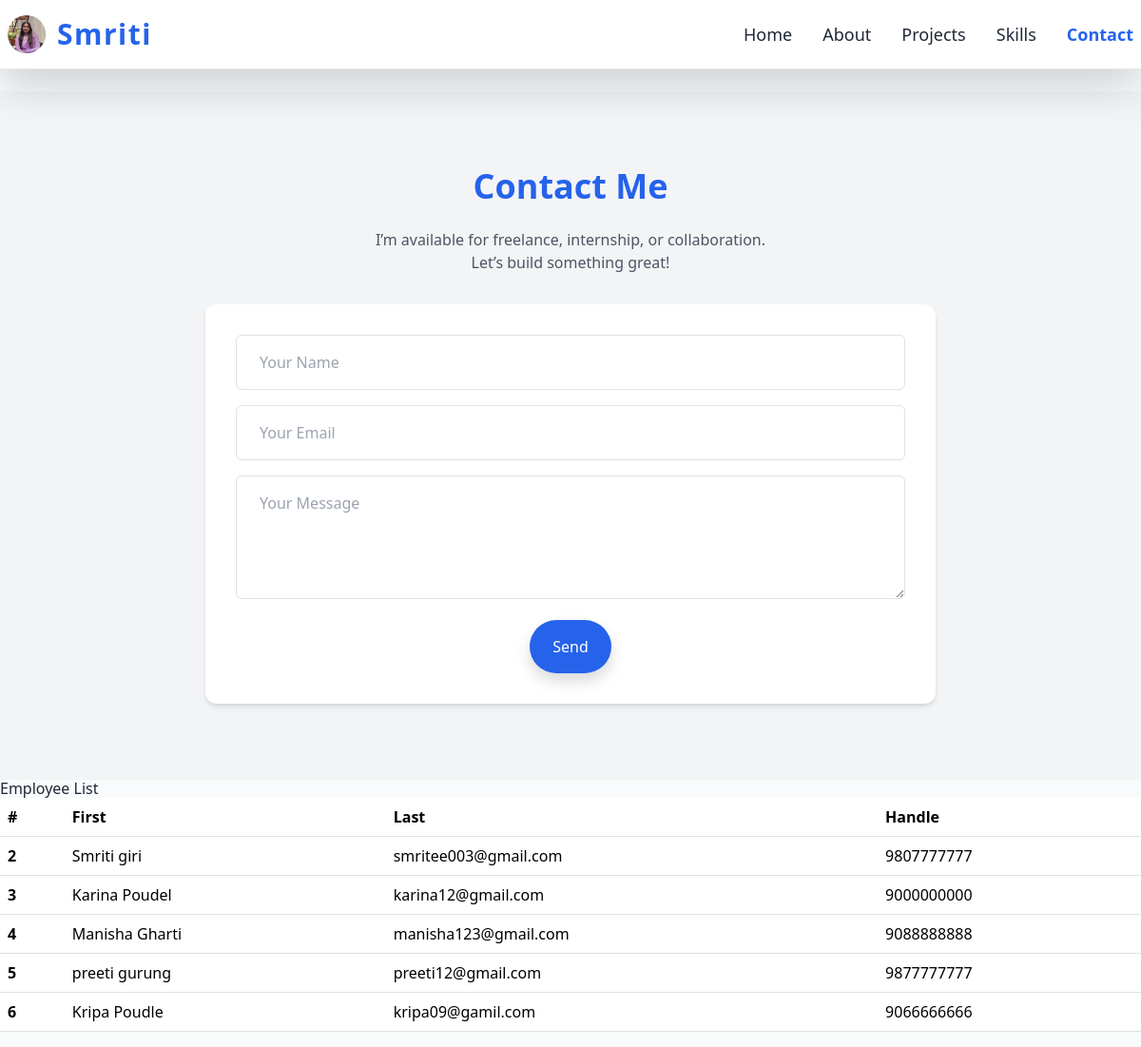
The app's page /contact/, older data.
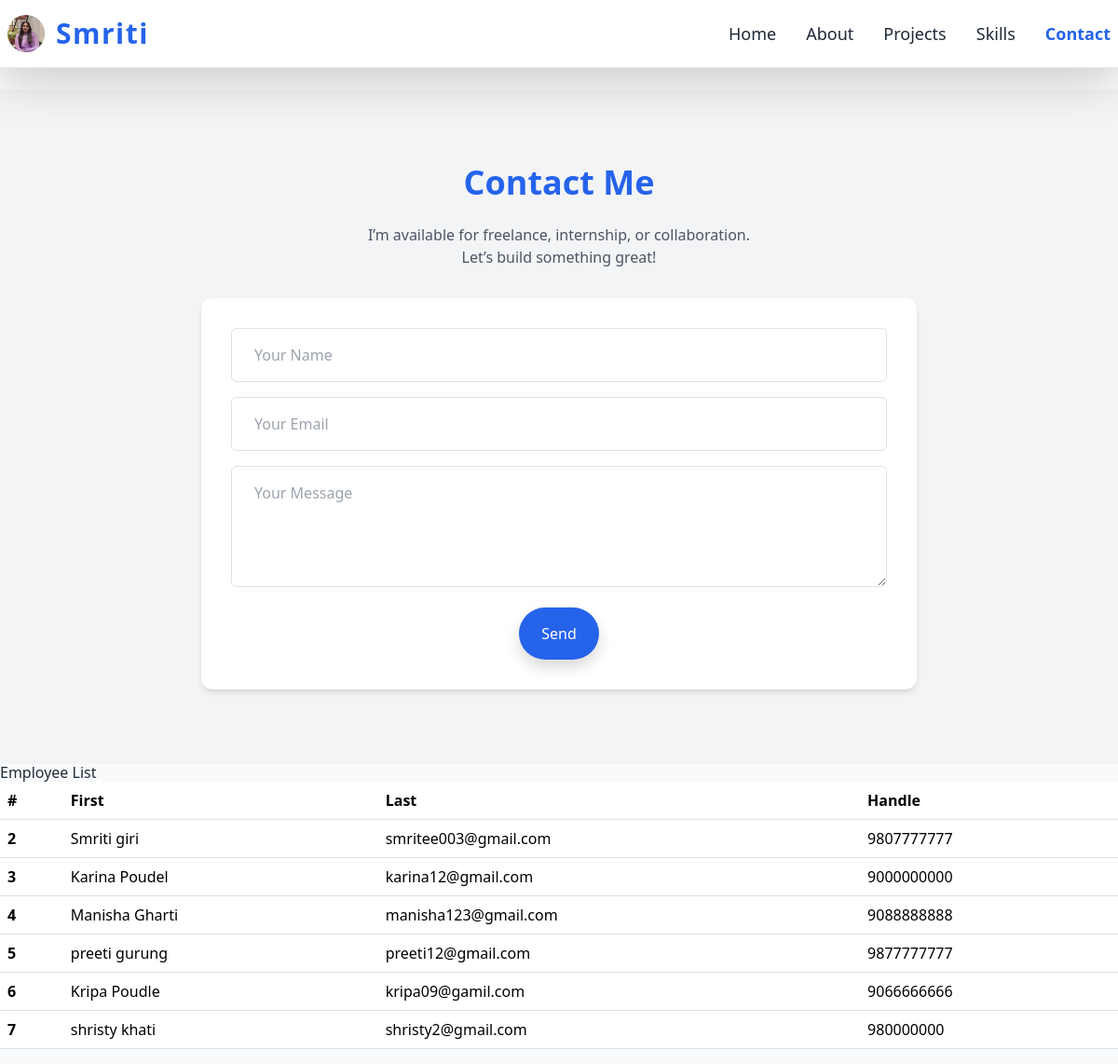
The same page, newer data.
### employee/models.py (models this page shows)
class Employee(models.Model):
    first_name = models.CharField(max_length=100)
    middle_name = models.CharField(max_length=100, blank=True)
    last_name = models.CharField(max_length=100)
    email = models.EmailField(max_length=100, unique=True)
    phone_number = models.CharField(max_length=12, blank=True)
    image = models.ImageField(upload_to='images')
    def __str__(self):
        return self.first_name

### mysite/views.py (the view)
# urls.py: path("contact/",views.contact,name="contact"),
def contact(request):
    employee = Employee.objects.all()
    context = {
        "employee": employee
    }
    print("data from view",employee)
    return render (request,"contact.html",context)

### templates/contact.html (shortened to what this page needs)
{% load static %}
<!DOCTYPE html>
<html lang="en">
<head>
  <link href="https://cdn.jsdelivr.net/npm/bootstrap@5.3.7/dist/css/bootstrap.min.css" rel="stylesheet">
  <script src="https://cdn.tailwindcss.com"></script>
  <link
    rel="stylesheet"
    href="https://cdnjs.cloudflare.com/ajax/libs/font-awesome/6.4.0/css/all.min.css"
  />
</head>
<body class="pt-24 bg-gray-50 text-gray-800">
  <header class="bg-white fixed top-0 w-full z-50 border-b border-gray-200 shadow-lg">
    <div class="max-w-7xl mx-auto px-2 py-3 flex justify-between items-center">
      <div class="flex items-center space-x-3">
        <img src="{% static 'image/django.png' %}" alt="Logo" class="w-10 h-10 rounded-full object-cover" />
        <h1 class="text-3xl font-bold text-blue-600 tracking-wider">Smriti</h1>
      </div>
      <nav class="hidden md:flex space-x-8 text-lg font-medium">
        <a href="#home" class="hover:text-blue-600 transition">Home</a>
        <a href="#about" class="hover:text-blue-600 transition">About</a>
        <a href="#projects" class="hover:text-blue-600 transition">Projects</a>
        <a href="#skills" class="hover:text-blue-600 transition">Skills</a>
        <a href="{% url 'contact' %}" class="hover:text-blue-600 transition font-semibold text-blue-600">Contact</a>
      </nav>
    </div>
  </header>
  <section id="contact" class="py-20 px-6 bg-gray-100">
    <div class="max-w-3xl mx-auto text-center">
      <h2 class="text-4xl font-bold text-blue-600 mb-6">Contact Me</h2>
      <p class="text-gray-600 mb-8">
        I’m available for freelance, internship, or collaboration.<br />Let’s build something great!
      </p>
      <form class="space-y-4 bg-white p-8 rounded-xl shadow-md">
        <input type="text" placeholder="Your Name"
          class="w-full px-4 py-3 rounded border border-gray-300 focus:outline-none focus:ring-2 focus:ring-blue-500" />
        <input type="email" placeholder="Your Email"
          class="w-full px-4 py-3 rounded border border-gray-300 focus:outline-none focus:ring-2 focus:ring-blue-500" />
        <textarea placeholder="Your Message" rows="4"
          class="w-full px-4 py-3 rounded border border-gray-300 focus:outline-none focus:ring-2 focus:ring-blue-500"></textarea>
        <button type="submit"
          class="bg-blue-600 hover:bg-blue-700 text-white px-6 py-3 rounded-full transition shadow">
          Send
        </button>
      </form>
    </div>
  </section>
  <h1>Employee List</h1>
  <div>
    <table class="table">
  <thead>
    <tr>
      <th scope="col">#</th>
      <th scope="col">First</th>
      <th scope="col">Last</th>
      <th scope="col">Handle</th>
    </tr>
  </thead>
  <tbody>
  {% for i in employee %}
  <tr>
    <th scope="row">{{ i.id }}</th>
    <td>
      <a href="{% url 'employee_details' i.id %}">
        {{ i.first_name }} {{ i.last_name }}
      </a>
    </td>
    <td>{{ i.email }}</td>
    <td>{{ i.phone_number }}</td>
  </tr>
  {% endfor %}
</tbody>
</table>
  </div>
</body>
</html>

Row changes from the older to the newer data that the page shows:
added Employee: id "7", first_name "shristy", last_name "khati", email "shristy2@gmail.com", phone_number "980000000"
